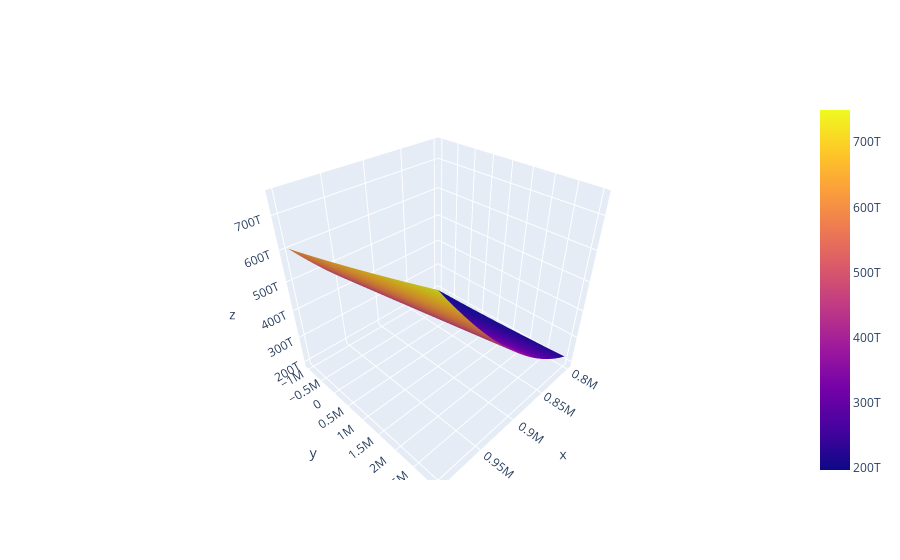

The notebook cell this image was saved under:
### Markdown cell above
To better understand the problem, look at the plot of the error function for different $a,b$ values.

### Code cell
# plot error(a,b)
import plotly.graph_objects as go
import numpy as np

a_range = np.linspace(800_000, 1_000_000, 100)
b_range = np.linspace(-1_000_000, 3_000_000, 100)
err_values = [[error(a, b) for a in a_range] for b in b_range]
fig3 = go.Figure(data=[go.Surface(x=a_range, y=b_range, z=err_values)])
# fig3.write_html("3dplot.html")
fig3.show()
